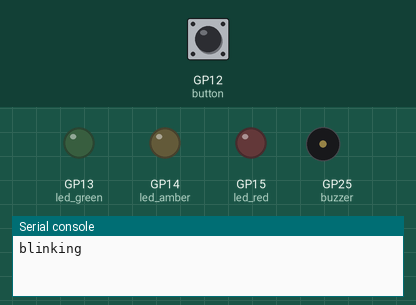
A program run on a simulated Raspberry Pi Pico running MicroPython. Shown: output pins drawn as LEDs (lit = HIGH), buzzer (waves = sounding, pin HIGH), the last lines printed to the serial console. The test bench sets the inputs (shaded band); at power-on: GP12 (button) HIGH. Threads take turns every 2 ms.

Above: at 1.2 s.
1.3 s: GP12 (button) pulled LOW for 0.15 s
At 2.1 s:
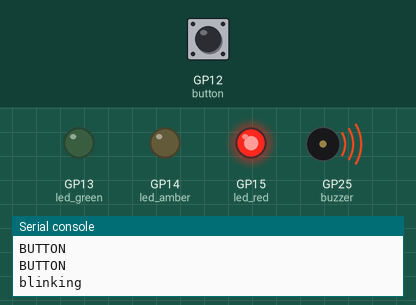
4.3 s: GP12 (button) pulled LOW for 3.2 s
At 6.7 s:
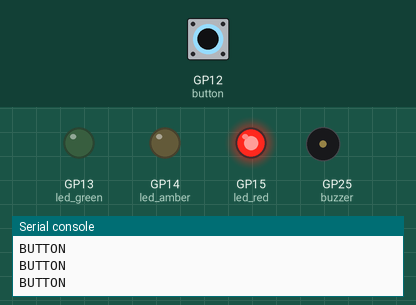
Timing chart, 0 to 12.3 s (numbered marks = the images above; inputs shaded):
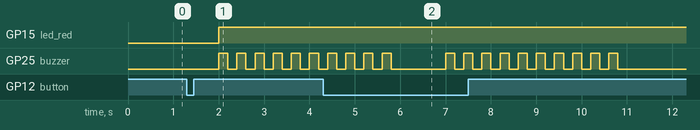

Measured:
- after the input at 1.3 s, GP15 (led_red): LOW → HIGH after 0.70 s; GP25 (buzzer): alternates HIGH for 0.20 s and LOW for 0.20 s, starting after 0.70 s

The program:

traffic.py
```python
import machine
import utime
import _thread

led_red = machine.Pin(15, machine.Pin.OUT)
led_amber = machine.Pin(14, machine.Pin.OUT)
led_green = machine.Pin(13, machine.Pin.OUT)
button = machine.Pin(12, machine.Pin.IN, machine.Pin.PULL_UP)
buzzer = machine.Pin(25, machine.Pin.OUT)

global button_pressed
button_pressed = False

def button_reader_thread():
    global button_pressed
    while True:
        if button.value() == 0:
            button_pressed = True
            print("BUTTON")
        utime.sleep(0.01)
_thread.start_new_thread(button_reader_thread, ())

while True:
    if button_pressed == True:
        led_red.value(1)
        for i in range(10):
            buzzer.value(1)
            utime.sleep(0.2)
            buzzer.value(0)
            utime.sleep(0.2)
        global button_pressed
        button_pressed = False
#     led_red.value(1)
#     utime.sleep(5)
#     led_amber.value(1)
#     utime.sleep(2)
#     led_red.value(0)
#     led_amber.value(0)
#     led_green.value(1)
#     utime.sleep(5)
#     led_green.value(0)
#     led_amber.value(1)
    utime.sleep(1)
    led_amber.value(0)
    print("blinking")
```
